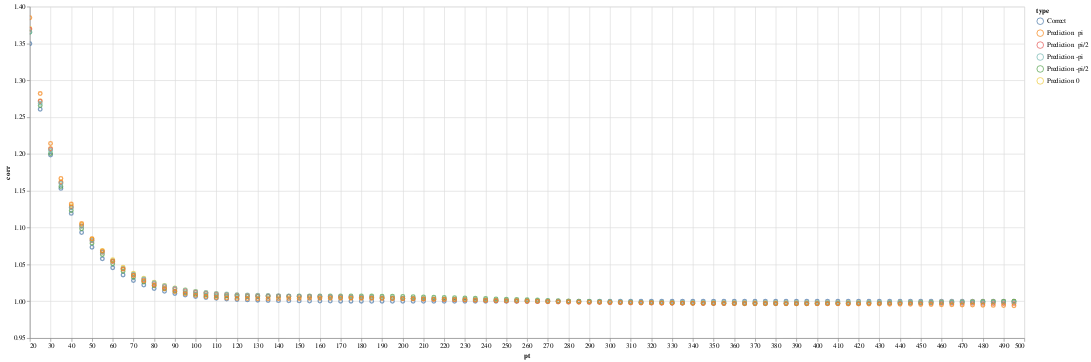

Source (notebook cell):
### Code cell
def coeffrecurse(pt,lvl=0):
  if lvl>0:
    return 1.0/(1-np.exp(-0.05*pt*coeffrecurse(pt,lvl-1)))
  else:
    return 1.0

pts = np.asarray([x for x in range(10,500,5)], dtype=float)
ptst = pttrans.transform(pts)
NRep = pts.shape[0]
predm10 = simpuru.predict(tf.stack([ptst,NRep*[-1.0]],1))
predm05 = simpuru.predict(tf.stack([ptst,NRep*[-0.5]],1))
predpm0 = simpuru.predict(tf.stack([ptst,NRep*[ 0.0]],1))
predp05 = simpuru.predict(tf.stack([ptst,NRep*[ 0.5]],1))
predp10 = simpuru.predict(tf.stack([ptst,NRep*[ 1.0]],1))

comp = np.asarray([coeffrecurse(x,10) for x in range(10,500,5)], dtype=float)

plt.scatter(pts,predpm0)
plt.scatter(pts,comp)
plt.ylim(.95, 1.1)

# make predictions for the input data
x_plot = pts
y_plot = comp
yhat_plot = predpm0
# report model error
print('MSE: %.10f' % mean_squared_error(y_plot, yhat_plot))

sdata = pd.DataFrame({'pt': x_plot.tolist(),
                      'corr': y_plot.tolist(),
                      'type': len(x_plot.tolist())*["Correct"]})
tdatapm0 = pd.DataFrame({'pt': x_plot.tolist(),
                         'corr': predm05.tolist(),
                         'type': len(x_plot.tolist())*["Prediction 0"]})
tdatam05 = pd.DataFrame({'pt': x_plot.tolist(),
                         'corr': predm10.tolist(),
                         'type': len(x_plot.tolist())*["Prediction -pi/2"]})
tdatam10 = pd.DataFrame({'pt': x_plot.tolist(),
                         'corr': predpm0.tolist(),
                         'type': len(x_plot.tolist())*["Prediction -pi"]})
tdatap05 = pd.DataFrame({'pt': x_plot.tolist(),
                         'corr': predp05.tolist(),
                         'type': len(x_plot.tolist())*["Prediction  pi/2"]})
tdatap10 = pd.DataFrame({'pt': x_plot.tolist(),
                         'corr': predp10.tolist(),
                         'type': len(x_plot.tolist())*["Prediction  pi"]})
alldata = pd.concat([sdata,tdatapm0,tdatam05,tdatap05,tdatam10,tdatap10])
alt.Chart(alldata).mark_point().encode(
    x=alt.X('pt:Q',scale=alt.Scale(domain=[20, 500])),
    y=alt.Y('corr:Q',scale=alt.Scale(domain=[0.95, 1.4])),
    color='type:N', 
    tooltip=['type','pt','corr']
    ).properties(width=1500,height=500).interactive()

### Figure 1 — Vega-Lite specification as saved in the notebook (floating-point values rounded to 4 significant figures; data arrays with more than 128 entries replaced by an {"elided": "..."} marker saying what was removed)
{"config": {"view": {"continuousWidth": 400, "continuousHeight": 300}}, "data": {"name": "data-74bfc2ca02d8ad6b30af2becd84b1126"}, "mark": "point", "encoding": {"color": {"type": "nominal", "field": "type"}, "tooltip": [{"type": "nominal", "field": "type"}, {"type": "quantitative", "field": "pt"}, {"type": "nominal", "field": "corr"}], "x": {"type": "quantitative", "field": "pt", "scale": {"domain": [20, 500]}}, "y": {"type": "quantitative", "field": "corr", "scale": {"domain": [0.95, 1.4]}}}, "height": 500, "selection": {"selector001": {"type": "interval", "bind": "scales", "encodings": ["x", "y"]}}, "width": 1500, "$schema": "https://vega.github.io/schema/vega-lite/v4.8.1.json", "datasets": {"data-74bfc2ca02d8ad6b30af2becd84b1126": {"elided": "588 records"}}}
